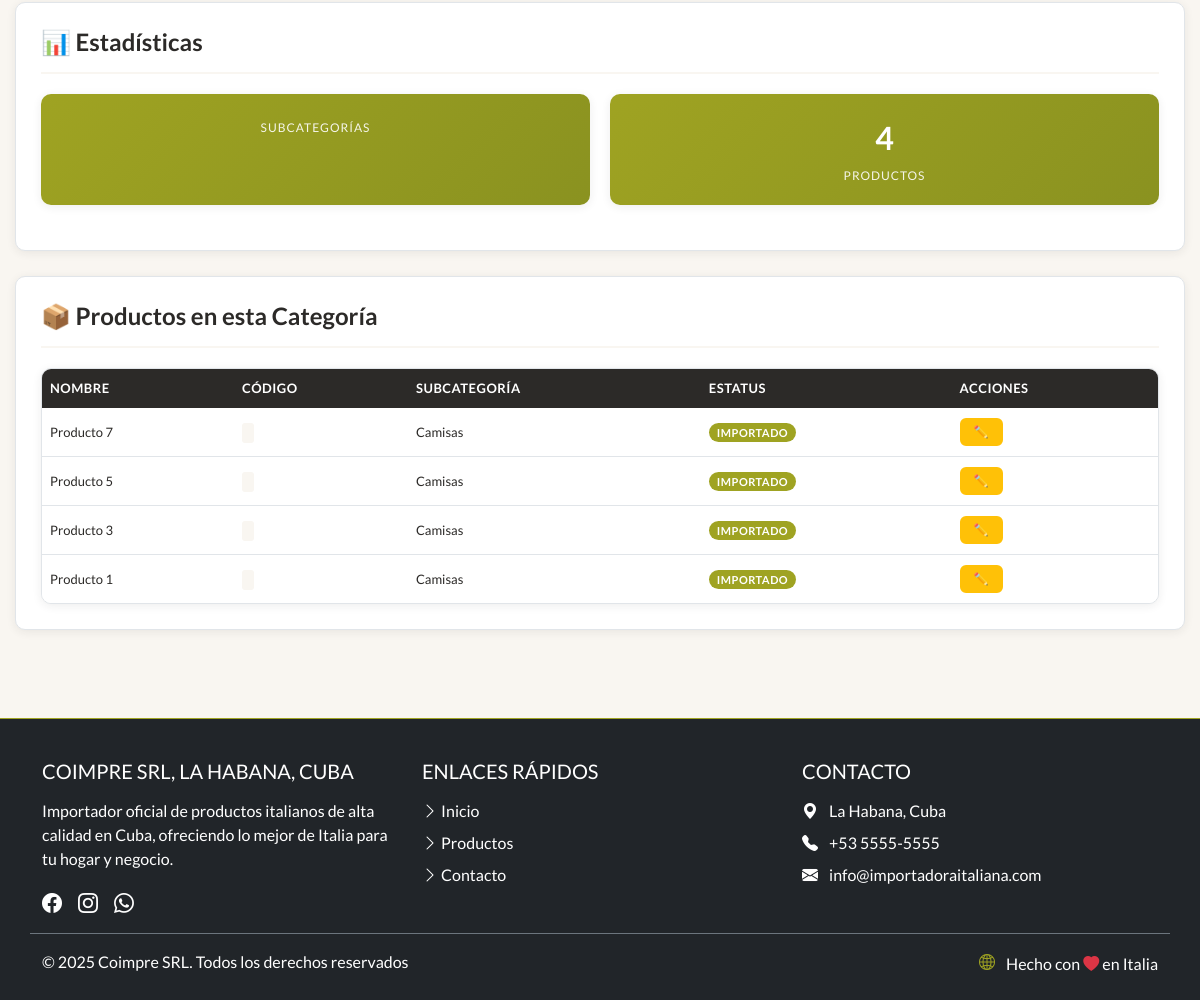
The page /productos/admin/categorias/edit/7/ (signed in, lower part) on the database as committed earlier.
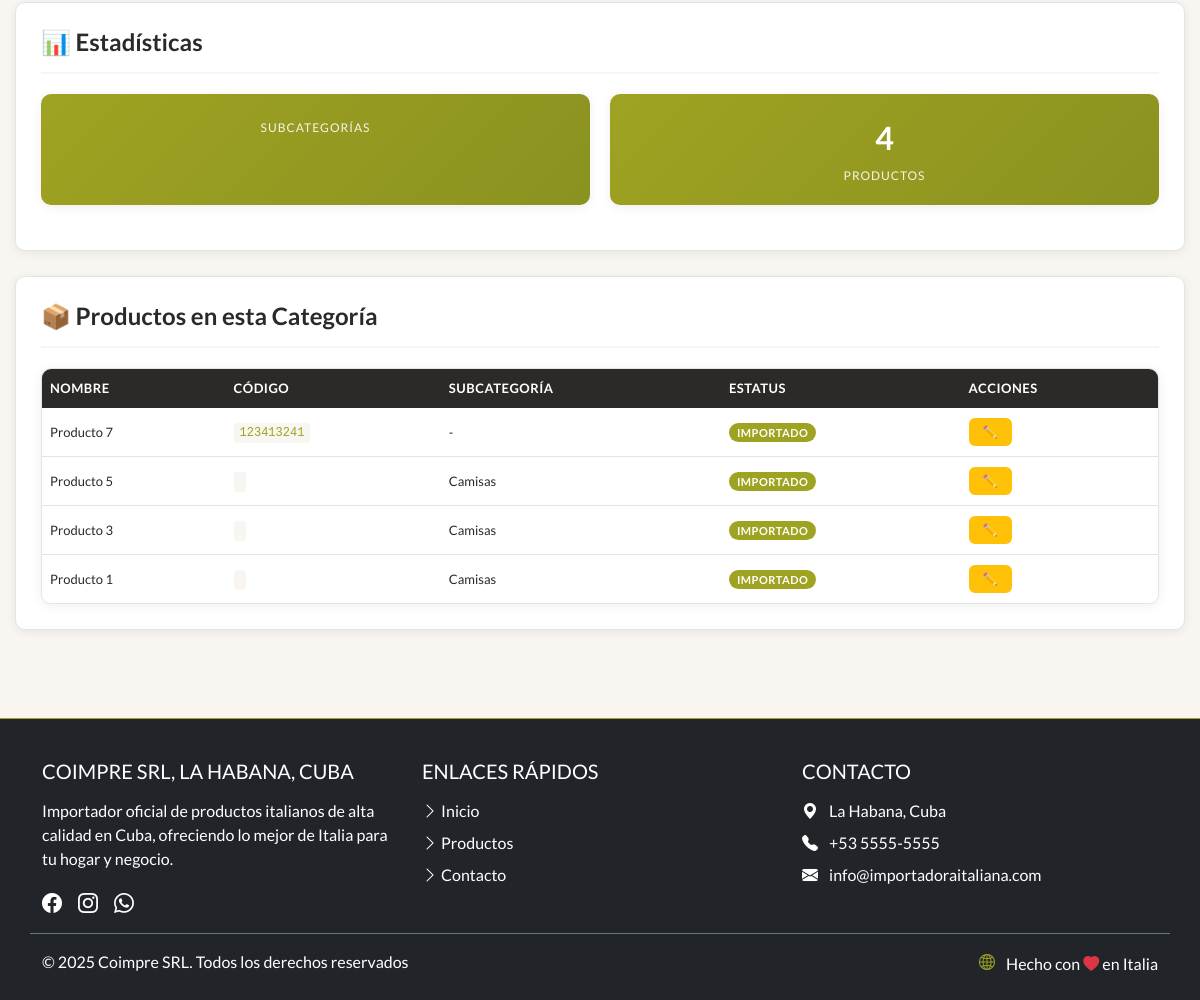
The same page on the database as committed later.
### productos/models.py (models this page shows, shortened)
class Product(models.Model):
    name = models.CharField(max_length=250, verbose_name="Nombre")
    slug = models.SlugField(unique=True, blank=True)
    sku = models.CharField(max_length=50, verbose_name="Código SKU", blank=True)
    proveedor = models.ForeignKey(Proveedor, on_delete=models.SET_NULL, null=True, blank=True, verbose_name="Proveedor")
    category = models.ForeignKey(Category, on_delete=models.SET_NULL, null=True, verbose_name="Categoría")
    subcategory = models.ForeignKey(Subcategory, on_delete=models.SET_NULL, null=True, blank=True, verbose_name="Subcategoría")
    short_description = models.CharField(max_length=500, blank=True, verbose_name="Descripción Corta")
    description = models.TextField(blank=True, verbose_name="Descripción")
    price = models.DecimalField(max_digits=10, decimal_places=2, null=True, blank=True, verbose_name="Precio")
    image = models.ImageField(upload_to='products/', blank=True, null=True, verbose_name="Imagen")
    video = models.FileField(upload_to='videos/', blank=True, null=True, verbose_name="Video del Producto")
    ficha_tecnica = models.FileField(upload_to='fichas_tecnicas/', blank=True, null=True, verbose_name="Ficha Técnica (PDF)")
    origen = models.CharField(max_length=100, blank=True, verbose_name="País de Origen")
    peso = models.DecimalField(max_digits=10, decimal_places=2, null=True, blank=True, verbose_name="Peso (kg)")
    estatus = models.ForeignKey(Estatus, on_delete=models.SET_NULL, null=True, blank=True, verbose_name="Estatus de Procedencia")
    is_active = models.BooleanField(default=True, verbose_name="Activo")
    en_oferta = models.BooleanField(default=False, verbose_name="En Oferta")
    destacado = models.BooleanField(default=False, verbose_name="Producto Destacado")
    created_at = models.DateTimeField(auto_now_add=True, verbose_name="Fecha de Creación")
    updated_at = models.DateTimeField(auto_now=True, verbose_name="Fecha de Actualización")
    class Meta:
        verbose_name = "Producto"
        verbose_name_plural = "Productos"
        ordering = ['-destacado', '-en_oferta', '-created_at']  # Destacados y ofertas primero

class Subcategory(models.Model):
    name = models.CharField(max_length=120, verbose_name="Nombre")
    slug = models.SlugField(unique=True, blank=True)
    category = models.ForeignKey(Category, on_delete=models.CASCADE, related_name="subcategories", verbose_name="Categoría")
    def count_productos(self):
        """Cuenta los productos activos de la subcategoría"""
        return self.productos_asociados.count()
    count_productos.short_description = "Productos Activos"
    class Meta:
        verbose_name = "Subcategoría"
        verbose_name_plural = "Subcategorías"

class Estatus(models.Model):
    name = models.CharField(max_length=120, verbose_name="Nombre")
    slug = models.SlugField(unique=True, blank=True)
    description = models.TextField(blank=True, verbose_name="Descripción")
    def count_productos(self):
        """Cuenta los productos activos del estatus"""
        return self.productos_asociados.count()
    count_productos.short_description = "Productos Activos"
    class Meta:
        verbose_name = "Estatus de Procedencia"
        verbose_name_plural = "Estatus de Procedencia"

### productos/views.py (the view)
    def wrapper(request, *args, **kwargs):
        if not request.user.is_authenticated:
            messages.warning(request, 'Debes iniciar sesión para acceder a esta página.')
            return redirect('productos:secret_login')
        if not is_staff_user(request.user):
            messages.error(request, 'No tienes permisos para acceder a esta página.')
            raise Http404("Página no encontrada")
        return view_func(request, *args, **kwargs)

### productos/views.py (called while the page is built, shortened)
def is_staff_user(user):
    return user.is_authenticated and (user.is_staff or user.is_superuser)

def require_staff_login(view_func):
    def wrapper(request, *args, **kwargs):
        if not request.user.is_authenticated:
            messages.warning(request, 'Debes iniciar sesión para acceder a esta página.')
            return redirect('productos:secret_login')
        if not is_staff_user(request.user):
            messages.error(request, 'No tienes permisos para acceder a esta página.')
            raise Http404("Página no encontrada")
        return view_func(request, *args, **kwargs)
    return wrapper

@require_staff_login
def edit_category(request, pk):
    from django.shortcuts import get_object_or_404
    category = get_object_or_404(Category, pk=pk)
    context = {
        'category': category,
        'active_tab': 'categorias'
    }
    return render(request, 'productos/edit_category.html', context)

### productos/templates/productos/edit_category.html (shortened to what this page needs)
{% extends 'coimpres_cuba/base.html' %}
{% load static %}
{% block extra_css %}
<link rel="stylesheet" href="{% static 'css/admin.css' %}">
{% endblock %}
{% block content %}
<div class="admin-container">
    <div class="admin-section">
        <div class="section-header">
            <h2>📊 Estadísticas</h2>
        </div>
        <div class="stats-grid">
            <div class="stat-card">
                <div class="stat-label">Subcategorías</div>
            </div>
            <div class="stat-card">
                <div class="stat-number">{{ category.product_set.count }}</div>
                <div class="stat-label">Productos</div>
            </div>
        </div>
    </div>
    {% if category.product_set.all %}
    <div class="admin-section">
        <div class="section-header">
            <h2>📦 Productos en esta Categoría</h2>
        </div>
        <div class="table-responsive">
            <table class="admin-table">
                <thead>
                    <tr>
                        <th>Nombre</th>
                        <th>Código</th>
                        <th>Subcategoría</th>
                        <th>Estatus</th>
                        <th>Acciones</th>
                    </tr>
                </thead>
                <tbody>
                    {% for product in category.product_set.all|slice:":10" %}
                    <tr>
                        <td>{{ product.name }}</td>
                        <td><code>{{ product.sku }}</code></td>
                        <td>{{ product.subcategory.name|default:"-" }}</td>
                        <td><span class="badge">{{ product.estatus.name|default:"Sin estatus" }}</span></td>
                        <td>
                            <a href="{% url 'productos:edit_product' product.pk %}" class="btn btn-sm btn-warning" title="Editar">✏️</a>
                        </td>
                    </tr>
                    {% endfor %}
                </tbody>
            </table>
        </div>
    </div>
    {% endif %}
</div>
{% endblock %}

Rows that differ between the two databases and show on the page:
changed Product "Producto 7": sku (not shown) → "123413241"; subcategory.name "Camisas" → "-"
